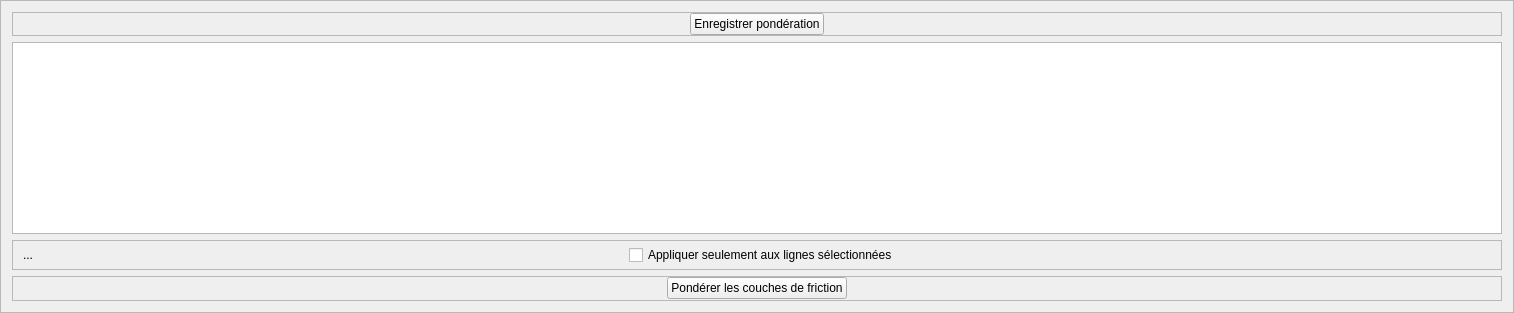
                   <widget class="QFrame" name="frame_17">
                    <property name="frameShape">
                     <enum>QFrame::StyledPanel</enum>
                    </property>
                    <property name="frameShadow">
                     <enum>QFrame::Raised</enum>
                    </property>
                    <layout class="QVBoxLayout" name="verticalLayout_13">
                     <item>
                      <widget class="QFrame" name="frame_32">
                       <property name="frameShape">
                        <enum>QFrame::StyledPanel</enum>
                       </property>
                       <property name="frameShadow">
                        <enum>QFrame::Raised</enum>
                       </property>
                       <layout class="QHBoxLayout" name="horizontalLayout_18">
                        <property name="spacing">
                         <number>0</number>
                        </property>
                        <property name="leftMargin">
                         <number>0</number>
                        </property>
                        <property name="topMargin">
                         <number>0</number>
                        </property>
                        <property name="rightMargin">
                         <number>0</number>
                        </property>
                        <property name="bottomMargin">
                         <number>0</number>
                        </property>
                        <item>
                         <widget class="QPushButton" name="pondAdd">
                          <property name="sizePolicy">
                           <sizepolicy hsizetype="Fixed" vsizetype="Fixed">
                            <horstretch>0</horstretch>
                            <verstretch>0</verstretch>
                           </sizepolicy>
                          </property>
                          <property name="text">
                           <string>Enregistrer pondération</string>
                          </property>
                          <property name="icon">
                           <iconset resource="resources.qrc">
                            <normaloff>:/plugins/eco_cont/icons/mActionFileSave.svg</normaloff>:/plugins/eco_cont/icons/mActionFileSave.svg</iconset>
                          </property>
                         </widget>
                        </item>
                       </layout>
                      </widget>
                     </item>
                     <item>
                      <widget class="QTableView" name="ponderationView">
                       <property name="minimumSize">
                        <size>
                         <width>300</width>
                         <height>100</height>
                        </size>
                       </property>
                       <property name="editTriggers">
                        <set>QAbstractItemView::NoEditTriggers</set>
                       </property>
                       <property name="dragEnabled">
                        <bool>false</bool>
                       </property>
                       <property name="alternatingRowColors">
                        <bool>true</bool>
                       </property>
                       <property name="selectionBehavior">
                        <enum>QAbstractItemView::SelectRows</enum>
                       </property>
                       <property name="sortingEnabled">
                        <bool>true</bool>
                       </property>
                      </widget>
                     </item>
                     <item>
                      <widget class="QFrame" name="frame_33">
                       <property name="frameShape">
                        <enum>QFrame::StyledPanel</enum>
                       </property>
                       <property name="frameShadow">
                        <enum>QFrame::Raised</enum>
                       </property>
                       <layout class="QHBoxLayout" name="horizontalLayout_19">
                        <property name="leftMargin">
                         <number>3</number>
                        </property>
                        <property name="topMargin">
                         <number>0</number>
                        </property>
                        <property name="rightMargin">
                         <number>3</number>
                        </property>
                        <property name="bottomMargin">
                         <number>0</number>
                        </property>
                        <item>
                         <widget class="QToolButton" name="pondRemove">
                          <property name="toolTip">
                           <string>Supprimer les lignes sélectionnées</string>
                          </property>
                          <property name="text">
                           <string>...</string>
                          </property>
                          <property name="icon">
                           <iconset resource="resources.qrc">
                            <normaloff>:/plugins/eco_cont/icons/mActionDeleteSelected.svg</normaloff>:/plugins/eco_cont/icons/mActionDeleteSelected.svg</iconset>
                          </property>
                          <property name="autoRaise">
                           <bool>true</bool>
                          </property>
                         </widget>
                        </item>
                        <item>
                         <spacer name="horizontalSpacer_23">
                          <property name="orientation">
                           <enum>Qt::Horizontal</enum>
                          </property>
                          <property name="sizeHint" stdset="0">
                           <size>
                            <width>568</width>
                            <height>28</height>
                           </size>
                          </property>
                         </spacer>
                        </item>
                        <item>
                         <spacer name="horizontalSpacer_14">
                          <property name="orientation">
                           <enum>Qt::Horizontal</enum>
                          </property>
                          <property name="sizeType">
                           <enum>QSizePolicy::Expanding</enum>
                          </property>
                          <property name="sizeHint" stdset="0">
                           <size>
                            <width>15</width>
                            <height>13</height>
                           </size>
                          </property>
                         </spacer>
                        </item>
                        <item>
                         <widget class="QCheckBox" name="pondRunOnlySelection">
                          <property name="sizePolicy">
                           <sizepolicy hsizetype="Preferred" vsizetype="Fixed">
                            <horstretch>0</horstretch>
                            <verstretch>0</verstretch>
                           </sizepolicy>
                          </property>
                          <property name="minimumSize">
                           <size>
                            <width>0</width>
                            <height>16</height>
                           </size>
                          </property>
                          <property name="text">
                           <string>Appliquer seulement aux lignes sélectionnées</string>
                          </property>
                         </widget>
                        </item>
                        <item>
                         <spacer name="horizontalSpacer_15">
                          <property name="orientation">
                           <enum>Qt::Horizontal</enum>
                          </property>
                          <property name="sizeHint" stdset="0">
                           <size>
                            <width>600</width>
                            <height>21</height>
                           </size>
                          </property>
                         </spacer>
                        </item>
                       </layout>
                      </widget>
                     </item>
                     <item>
                      <widget class="QFrame" name="frame_35">
                       <property name="sizePolicy">
                        <sizepolicy hsizetype="Expanding" vsizetype="Fixed">
                         <horstretch>0</horstretch>
                         <verstretch>0</verstretch>
                        </sizepolicy>
                       </property>
                       <property name="minimumSize">
                        <size>
                         <width>0</width>
                         <height>25</height>
                        </size>
                       </property>
                       <property name="frameShape">
                        <enum>QFrame::StyledPanel</enum>
                       </property>
                       <property name="frameShadow">
                        <enum>QFrame::Raised</enum>
                       </property>
                       <layout class="QHBoxLayout" name="horizontalLayout_21">
                        <property name="spacing">
                         <number>0</number>
                        </property>
                        <property name="leftMargin">
                         <number>0</number>
                        </property>
                        <property name="topMargin">
                         <number>0</number>
                        </property>
                        <property name="rightMargin">
                         <number>0</number>
                        </property>
                        <property name="bottomMargin">
                         <number>0</number>
                        </property>
                        <item>
                         <widget class="QPushButton" name="pondRun">
                          <property name="sizePolicy">
                           <sizepolicy hsizetype="Fixed" vsizetype="Fixed">
                            <horstretch>0</horstretch>
                            <verstretch>0</verstretch>
                           </sizepolicy>
                          </property>
                          <property name="text">
                           <string>Pondérer les couches de friction</string>
                          </property>
                          <property name="icon">
                           <iconset resource="resources.qrc">
                            <normaloff>:/plugins/eco_cont/icons/play.svg</normaloff>:/plugins/eco_cont/icons/play.svg</iconset>
                          </property>
                         </widget>
                        </item>
                       </layout>
                      </widget>
                     </item>
                    </layout>
                   </widget>
